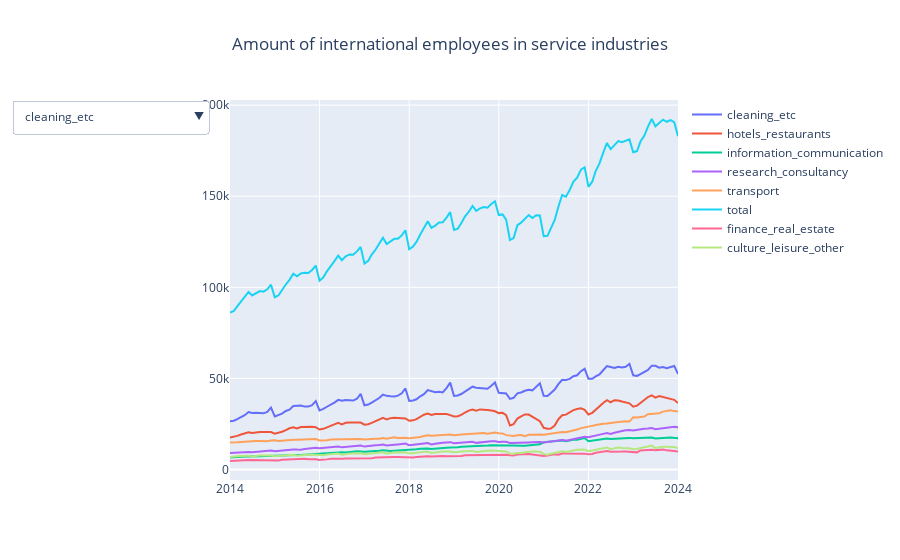

Notebook source saved alongside this figure:
### Markdown cell above
**2) Interactive plot of development of amount of international employees for all sub-industries in the service sector**

As seen above, the trend of labor shortage for both the manufacturing and construction is going downwards, while the service sector is starting to go slightly upwards again. We therefor focus our energy on the service industry going forward.

Below is an interactive graph displaying the amount of international workers for the service sector as a total and for all seven sub-industries; finance, insurance, and real estate, hotels and restaurents, information and communication, cleaning and other operational services, transport, research and consultancy, and culture, leisure, and other services.

### Code cell
import plotly.graph_objects as graph
from plotly.subplots import make_subplots

# Create a Plotly figure with a dropdown menu
fig = make_subplots(rows=1, cols=1, shared_xaxes=True)

# Add traces for each variable/industry:
for column in int_labor_p.columns:
    fig.add_trace(graph.Scatter(x=int_labor_p.index, y=int_labor_p[column], mode='lines', name=column))

# Update layout to include a dropdown menu
buttons = []
for column in int_labor_p.columns:
    buttons.append(dict(method='restyle',
                        label=column,
                        visible=True,
                        args=[{'y': [int_labor_p[column]]}],
                        args2=[{'yaxis.type': 'log'}]))

fig.update_layout(updatemenus=[{'buttons': buttons, 'direction': 'down', 'showactive': True}], 
                  title={'text': "Amount of international employees in service industries", 'x': 0.5, 'xanchor': 'center'}       
)

# Show the figure
fig.show()

print('Ann.: the code for this graph was made with help from AI. We tried to achieve the same using widgets, but it was not working')
print('When we asked AI for help, it suggested using plotly and subplots, adding traces for each industry in our dataset.')
